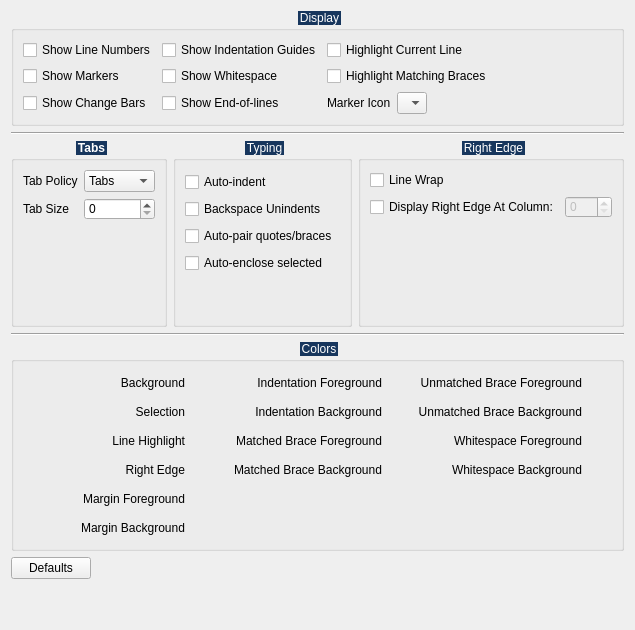
     <widget class="QWidget" name="generalTab">
      <attribute name="title">
       <string>General</string>
      </attribute>
      <layout class="QVBoxLayout" name="verticalLayout_3">
       <item>
        <layout class="QHBoxLayout" name="horizontalLayout_8">
         <item>
          <widget class="QGroupBox" name="_displayGroup">
           <property name="styleSheet">
            <string notr="true">/*
QGroupBox{font-weight: bold;}
::title {
    subcontrol-origin: margin;
    subcontrol-position: top center; /* position at the top center 
}
*/
QGroupBox::title  {
    subcontrol-origin: margin;
    subcontrol-position: top center;
    padding: 4px 8000px 4px 8000px;
    background-color: #FF17365D;
    color: rgb(255, 255, 255);
}</string>
           </property>
           <property name="title">
            <string>Display</string>
           </property>
           <property name="flat">
            <bool>false</bool>
           </property>
           <layout class="QHBoxLayout" name="horizontalLayout_7">
            <item>
             <layout class="QGridLayout" name="gridLayout_4">
              <item row="1" column="0">
               <widget class="QCheckBox" name="_markersCheck">
                <property name="text">
                 <string>Show Markers</string>
                </property>
               </widget>
              </item>
              <item row="0" column="0">
               <widget class="QCheckBox" name="_lineNumbersCheck">
                <property name="text">
                 <string>Show Line Numbers</string>
                </property>
               </widget>
              </item>
              <item row="2" column="0">
               <widget class="QCheckBox" name="_changeBarsCheck">
                <property name="text">
                 <string>Show Change Bars</string>
                </property>
               </widget>
              </item>
              <item row="2" column="1">
               <widget class="QCheckBox" name="_eolCheck">
                <property name="text">
                 <string>Show End-of-lines</string>
                </property>
               </widget>
              </item>
              <item row="0" column="2">
               <widget class="QCheckBox" name="_highlightCheck">
                <property name="text">
                 <string>Highlight Current Line</string>
                </property>
               </widget>
              </item>
              <item row="1" column="2">
               <widget class="QCheckBox" name="_matchCheck">
                <property name="text">
                 <string>Highlight Matching Braces</string>
                </property>
               </widget>
              </item>
              <item row="0" column="1">
               <widget class="QCheckBox" name="_indentationCheck">
                <property name="text">
                 <string>Show Indentation Guides</string>
                </property>
               </widget>
              </item>
              <item row="1" column="1">
               <widget class="QCheckBox" name="_whitespaceCheck">
                <property name="text">
                 <string>Show Whitespace</string>
                </property>
               </widget>
              </item>
              <item row="2" column="2">
               <layout class="QHBoxLayout" name="horizontalLayout_10">
                <item>
                 <widget class="QLabel" name="label">
                  <property name="text">
                   <string>Marker Icon</string>
                  </property>
                 </widget>
                </item>
                <item>
                 <widget class="QComboBox" name="_markerCombo">
                  <property name="maximumSize">
                   <size>
                    <width>60</width>
                    <height>16777215</height>
                   </size>
                  </property>
                  <item>
                   <property name="text">
                    <string/>
                   </property>
                   <property name="icon">
                    <iconset resource="../icons/textedit_icons.qrc">
                     <normaloff>:/textedit/greenCircle</normaloff>:/textedit/greenCircle</iconset>
                   </property>
                  </item>
                  <item>
                   <property name="text">
                    <string/>
                   </property>
                   <property name="icon">
                    <iconset resource="../icons/textedit_icons.qrc">
                     <normaloff>:/textedit/yellowCircle</normaloff>:/textedit/yellowCircle</iconset>
                   </property>
                  </item>
                  <item>
                   <property name="text">
                    <string/>
                   </property>
                   <property name="icon">
                    <iconset resource="../icons/textedit_icons.qrc">
                     <normaloff>:/textedit/redCircle</normaloff>:/textedit/redCircle</iconset>
                   </property>
                  </item>
                  <item>
                   <property name="text">
                    <string/>
                   </property>
                   <property name="icon">
                    <iconset resource="../icons/textedit_icons.qrc">
                     <normaloff>:/textedit/whiteFlag</normaloff>:/textedit/whiteFlag</iconset>
                   </property>
                  </item>
                  <item>
                   <property name="text">
                    <string/>
                   </property>
                   <property name="icon">
                    <iconset resource="../icons/textedit_icons.qrc">
                     <normaloff>:/textedit/greenFlag</normaloff>:/textedit/greenFlag</iconset>
                   </property>
                  </item>
                  <item>
                   <property name="text">
                    <string/>
                   </property>
                   <property name="icon">
                    <iconset resource="../icons/textedit_icons.qrc">
                     <normaloff>:/textedit/yellowFlag</normaloff>:/textedit/yellowFlag</iconset>
                   </property>
                  </item>
                  <item>
                   <property name="text">
                    <string/>
                   </property>
                   <property name="icon">
                    <iconset resource="../icons/textedit_icons.qrc">
                     <normaloff>:/textedit/redFlag</normaloff>:/textedit/redFlag</iconset>
                   </property>
                  </item>
                  <item>
                   <property name="text">
                    <string/>
                   </property>
                   <property name="icon">
                    <iconset resource="../icons/textedit_icons.qrc">
                     <normaloff>:/textedit/rightArrow</normaloff>:/textedit/rightArrow</iconset>
                   </property>
                  </item>
                  <item>
                   <property name="text">
                    <string/>
                   </property>
                   <property name="icon">
                    <iconset resource="../icons/textedit_icons.qrc">
                     <normaloff>:/textedit/leftArrow</normaloff>:/textedit/leftArrow</iconset>
                   </property>
                  </item>
                  <item>
                   <property name="text">
                    <string/>
                   </property>
                   <property name="icon">
                    <iconset resource="../icons/textedit_icons.qrc">
                     <normaloff>:/textedit/check</normaloff>:/textedit/check</iconset>
                   </property>
                  </item>
                  <item>
                   <property name="text">
                    <string/>
                   </property>
                   <property name="icon">
                    <iconset resource="../icons/textedit_icons.qrc">
                     <normaloff>:/textedit/warning</normaloff>:/textedit/warning</iconset>
                   </property>
                  </item>
                  <item>
                   <property name="text">
                    <string/>
                   </property>
                   <property name="icon">
                    <iconset resource="../icons/textedit_icons.qrc">
                     <normaloff>:/textedit/error</normaloff>:/textedit/error</iconset>
                   </property>
                  </item>
                 </widget>
                </item>
                <item>
                 <spacer name="horizontalSpacer_10">
                  <property name="orientation">
                   <enum>Qt::Horizontal</enum>
                  </property>
                  <property name="sizeHint" stdset="0">
                   <size>
                    <width>40</width>
                    <height>20</height>
                   </size>
                  </property>
                 </spacer>
                </item>
               </layout>
              </item>
             </layout>
            </item>
           </layout>
          </widget>
         </item>
        </layout>
       </item>
       <item>
        <widget class="Line" name="line_2">
         <property name="orientation">
          <enum>Qt::Horizontal</enum>
         </property>
        </widget>
       </item>
       <item>
        <layout class="QHBoxLayout" name="horizontalLayout_5">
         <item>
          <widget class="QGroupBox" name="_tabsGroup">
           <property name="font">
            <font>
             <bold>true</bold>
            </font>
           </property>
           <property name="styleSheet">
            <string notr="true">/*
QGroupBox {
	font-weight: bold;
}
::title {
   subcontrol-origin: margin;
   subcontrol-position: top center; 
}
*/
QGroupBox::title  {
    subcontrol-origin: margin;
    subcontrol-position: top center;
    padding: 4px 8000px 4px 8000px;
    background-color: #FF17365D;
    color: rgb(255, 255, 255);
}</string>
           </property>
           <property name="title">
            <string>Tabs</string>
           </property>
           <property name="alignment">
            <set>Qt::AlignLeading|Qt::AlignLeft|Qt::AlignVCenter</set>
           </property>
           <property name="flat">
            <bool>false</bool>
           </property>
           <layout class="QGridLayout" name="gridLayout_2">
            <item row="1" column="1">
             <widget class="QSpinBox" name="_tabSizeSpin"/>
            </item>
            <item row="0" column="1">
             <widget class="QComboBox" name="_tabPolicyCombo">
              <property name="sizeAdjustPolicy">
               <enum>QComboBox::AdjustToContents</enum>
              </property>
              <item>
               <property name="text">
                <string>Tabs</string>
               </property>
              </item>
              <item>
               <property name="text">
                <string>Spaces</string>
               </property>
              </item>
             </widget>
            </item>
            <item row="0" column="0">
             <widget class="QLabel" name="_tabPolicyLabel">
              <property name="text">
               <string>Tab Policy</string>
              </property>
             </widget>
            </item>
            <item row="1" column="0">
             <widget class="QLabel" name="_tabSizeLabel">
              <property name="text">
               <string>Tab Size</string>
              </property>
             </widget>
            </item>
            <item row="2" column="1">
             <spacer name="verticalSpacer_5">
              <property name="orientation">
               <enum>Qt::Vertical</enum>
              </property>
              <property name="sizeHint" stdset="0">
               <size>
                <width>20</width>
                <height>40</height>
               </size>
              </property>
             </spacer>
            </item>
           </layout>
          </widget>
         </item>
         <item>
          <widget class="QGroupBox" name="_typingGroup">
           <property name="styleSheet">
            <string notr="true">/*
QGroupBox{font-weight: bold;}
::title {
    subcontrol-origin: margin;
    subcontrol-position: top center; 
}
*/
QGroupBox::title  {
    subcontrol-origin: margin;
    subcontrol-position: top center;
    padding: 4px 8000px 4px 8000px;
    background-color: #FF17365D;
    color: rgb(255, 255, 255);
}</string>
           </property>
           <property name="title">
            <string>Typing</string>
           </property>
           <property name="flat">
            <bool>false</bool>
           </property>
           <layout class="QVBoxLayout" name="verticalLayout_6">
            <property name="spacing">
             <number>7</number>
            </property>
            <property name="topMargin">
             <number>11</number>
            </property>
            <property name="rightMargin">
             <number>11</number>
            </property>
            <property name="bottomMargin">
             <number>11</number>
            </property>
            <item>
             <widget class="QCheckBox" name="_autoIndentCheck">
              <property name="text">
               <string>Auto-indent</string>
              </property>
             </widget>
            </item>
            <item>
             <widget class="QCheckBox" name="_unindentCheck">
              <property name="text">
               <string>Backspace Unindents</string>
              </property>
             </widget>
            </item>
            <item>
             <widget class="QCheckBox" name="_autoPairCheck">
              <property name="text">
               <string>Auto-pair quotes/braces</string>
              </property>
             </widget>
            </item>
            <item>
             <widget class="QCheckBox" name="_autoEncloseCheck">
              <property name="text">
               <string>Auto-enclose selected</string>
              </property>
             </widget>
            </item>
            <item>
             <spacer name="verticalSpacer_3">
              <property name="orientation">
               <enum>Qt::Vertical</enum>
              </property>
              <property name="sizeHint" stdset="0">
               <size>
                <width>20</width>
                <height>40</height>
               </size>
              </property>
             </spacer>
            </item>
           </layout>
          </widget>
         </item>
         <item>
          <widget class="QGroupBox" name="_textWrappingGroup">
           <property name="styleSheet">
            <string notr="true">/*
QGroupBox{font-weight: bold;}
::title {
    subcontrol-origin: margin;
    subcontrol-position: top center; 
}
*/
QGroupBox::title  {
    subcontrol-origin: margin;
    subcontrol-position: top center;
    padding: 4px 8000px 4px 8000px;
    background-color: #FF17365D;
    color: rgb(255, 255, 255);
}</string>
           </property>
           <property name="title">
            <string>Right Edge</string>
           </property>
           <property name="flat">
            <bool>false</bool>
           </property>
           <layout class="QVBoxLayout" name="verticalLayout_2">
            <property name="sizeConstraint">
             <enum>QLayout::SetDefaultConstraint</enum>
            </property>
            <item>
             <widget class="QCheckBox" name="_lineWrapCheck">
              <property name="text">
               <string>Line Wrap</string>
              </property>
             </widget>
            </item>
            <item>
             <layout class="QHBoxLayout" name="horizontalLayout_6">
              <item>
               <widget class="QCheckBox" name="_rightEdgeCheck">
                <property name="text">
                 <string>Display Right Edge At Column:</string>
                </property>
               </widget>
              </item>
              <item>
               <widget class="QSpinBox" name="_rightEdgeSpin">
                <property name="enabled">
                 <bool>false</bool>
                </property>
                <property name="maximum">
                 <number>999</number>
                </property>
               </widget>
              </item>
             </layout>
            </item>
            <item>
             <spacer name="verticalSpacer_6">
              <property name="orientation">
               <enum>Qt::Vertical</enum>
              </property>
              <property name="sizeHint" stdset="0">
               <size>
                <width>20</width>
                <height>40</height>
               </size>
              </property>
             </spacer>
            </item>
           </layout>
          </widget>
         </item>
        </layout>
       </item>
       <item>
        <widget class="Line" name="line">
         <property name="orientation">
          <enum>Qt::Horizontal</enum>
         </property>
        </widget>
       </item>
       <item>
        <layout class="QHBoxLayout" name="horizontalLayout_9">
         <item>
          <widget class="QGroupBox" name="_colorsGroup">
           <property name="styleSheet">
            <string notr="true">/*
QGroupBox{font-weight: bold;}
::title {
    subcontrol-origin: margin;
    subcontrol-position: top center;
}
*/
QGroupBox::title  {
    subcontrol-origin: margin;
    subcontrol-position: top center;
    padding: 4px 8000px 4px 8000px;
    background-color: #FF17365D;
    color: rgb(255, 255, 255);
}</string>
           </property>
           <property name="title">
            <string>Colors</string>
           </property>
           <property name="flat">
            <bool>false</bool>
           </property>
           <layout class="QHBoxLayout" name="horizontalLayout_4">
            <item>
             <layout class="QGridLayout" name="gridLayout_3">
              <item row="3" column="6">
               <widget class="colorButton" name="_whitespaceBgButton">
                <property name="text">
                 <string/>
                </property>
                <property name="autoRaise">
                 <bool>true</bool>
                </property>
               </widget>
              </item>
              <item row="3" column="2">
               <widget class="colorButton" name="_rightEdgeButton">
                <property name="text">
                 <string/>
                </property>
                <property name="autoRaise">
                 <bool>true</bool>
                </property>
               </widget>
              </item>
              <item row="2" column="5">
               <widget class="QLabel" name="_whitespaceFgLabel">
                <property name="text">
                 <string>Whitespace Foreground</string>
                </property>
                <property name="alignment">
                 <set>Qt::AlignRight|Qt::AlignTrailing|Qt::AlignVCenter</set>
                </property>
               </widget>
              </item>
              <item row="1" column="6">
               <widget class="colorButton" name="_unmatchedBgButton">
                <property name="text">
                 <string/>
                </property>
                <property name="autoRaise">
                 <bool>true</bool>
                </property>
               </widget>
              </item>
              <item row="2" column="6">
               <widget class="colorButton" name="_whitespaceFgButton">
                <property name="text">
                 <string/>
                </property>
                <property name="autoRaise">
                 <bool>true</bool>
                </property>
               </widget>
              </item>
              <item row="0" column="2">
               <widget class="colorButton" name="_bgButton">
                <property name="text">
                 <string/>
                </property>
                <property name="autoRaise">
                 <bool>true</bool>
                </property>
               </widget>
              </item>
              <item row="1" column="2">
               <widget class="colorButton" name="_selectionButton">
                <property name="text">
                 <string/>
                </property>
                <property name="autoRaise">
                 <bool>true</bool>
                </property>
               </widget>
              </item>
              <item row="2" column="2">
               <widget class="colorButton" name="_highlightButton">
                <property name="text">
                 <string/>
                </property>
                <property name="autoRaise">
                 <bool>true</bool>
                </property>
               </widget>
              </item>
              <item row="0" column="6">
               <widget class="colorButton" name="_unmatchedFgButton">
                <property name="text">
                 <string/>
                </property>
                <property name="autoRaise">
                 <bool>true</bool>
                </property>
               </widget>
              </item>
              <item row="3" column="5">
               <widget class="QLabel" name="_whitespaceBgLabel">
                <property name="text">
                 <string>Whitespace Background</string>
                </property>
                <property name="alignment">
                 <set>Qt::AlignRight|Qt::AlignTrailing|Qt::AlignVCenter</set>
                </property>
               </widget>
              </item>
              <item row="1" column="5">
               <widget class="QLabel" name="_unmatchedBgLabel">
                <property name="text">
                 <string>Unmatched Brace Background</string>
                </property>
                <property name="alignment">
                 <set>Qt::AlignRight|Qt::AlignTrailing|Qt::AlignVCenter</set>
                </property>
               </widget>
              </item>
              <item row="0" column="5">
               <widget class="QLabel" name="_unmatchedFgLabel">
                <property name="text">
                 <string>Unmatched Brace Foreground</string>
                </property>
                <property name="alignment">
                 <set>Qt::AlignRight|Qt::AlignTrailing|Qt::AlignVCenter</set>
                </property>
               </widget>
              </item>
              <item row="0" column="0">
               <widget class="QLabel" name="_bgLabel">
                <property name="text">
                 <string>Background</string>
                </property>
                <property name="alignment">
                 <set>Qt::AlignRight|Qt::AlignTrailing|Qt::AlignVCenter</set>
                </property>
               </widget>
              </item>
              <item row="2" column="0">
               <widget class="QLabel" name="_highlightLabel">
                <property name="text">
                 <string>Line Highlight</string>
                </property>
                <property name="alignment">
                 <set>Qt::AlignRight|Qt::AlignTrailing|Qt::AlignVCenter</set>
                </property>
               </widget>
              </item>
              <item row="3" column="0">
               <widget class="QLabel" name="_rightEdgeLabel">
                <property name="text">
                 <string>Right Edge</string>
                </property>
                <property name="alignment">
                 <set>Qt::AlignRight|Qt::AlignTrailing|Qt::AlignVCenter</set>
                </property>
               </widget>
              </item>
              <item row="1" column="0">
               <widget class="QLabel" name="_selectionLabel">
                <property name="text">
                 <string>Selection</string>
                </property>
                <property name="alignment">
                 <set>Qt::AlignRight|Qt::AlignTrailing|Qt::AlignVCenter</set>
                </property>
               </widget>
              </item>
              <item row="4" column="0">
               <widget class="QLabel" name="_marginFgLabel">
                <property name="text">
                 <string>Margin Foreground</string>
                </property>
                <property name="alignment">
                 <set>Qt::AlignRight|Qt::AlignTrailing|Qt::AlignVCenter</set>
                </property>
               </widget>
              </item>
              <item row="4" column="2">
               <widget class="colorButton" name="_marginFgButton">
                <property name="text">
                 <string/>
                </property>
                <property name="autoRaise">
                 <bool>true</bool>
                </property>
               </widget>
              </item>
              <item row="5" column="0">
               <widget class="QLabel" name="_marginBgLabel">
                <property name="frameShape">
                 <enum>QFrame::NoFrame</enum>
                </property>
                <property name="text">
                 <string>Margin Background</string>
                </property>
                <property name="alignment">
                 <set>Qt::AlignRight|Qt::AlignTrailing|Qt::AlignVCenter</set>
                </property>
               </widget>
              </item>
              <item row="0" column="3">
               <widget class="QLabel" name="_indentationFgLabel">
                <property name="text">
                 <string>Indentation Foreground</string>
                </property>
                <property name="alignment">
                 <set>Qt::AlignRight|Qt::AlignTrailing|Qt::AlignVCenter</set>
                </property>
               </widget>
              </item>
              <item row="0" column="4">
               <widget class="colorButton" name="_indentationFgButton">
                <property name="text">
                 <string/>
                </property>
                <property name="autoRaise">
                 <bool>true</bool>
                </property>
               </widget>
              </item>
              <item row="1" column="3">
               <widget class="QLabel" name="_indentationBgLabel">
                <property name="text">
                 <string>Indentation Background</string>
                </property>
                <property name="alignment">
                 <set>Qt::AlignRight|Qt::AlignTrailing|Qt::AlignVCenter</set>
                </property>
               </widget>
              </item>
              <item row="1" column="4">
               <widget class="colorButton" name="_indentationBgButton">
                <property name="text">
                 <string/>
                </property>
                <property name="autoRaise">
                 <bool>true</bool>
                </property>
               </widget>
              </item>
              <item row="2" column="3">
               <widget class="QLabel" name="_matchedFgLabel">
                <property name="text">
                 <string>Matched Brace Foreground</string>
                </property>
                <property name="alignment">
                 <set>Qt::AlignRight|Qt::AlignTrailing|Qt::AlignVCenter</set>
                </property>
               </widget>
              </item>
              <item row="2" column="4">
               <widget class="colorButton" name="_matchedFgButton">
                <property name="text">
                 <string/>
                </property>
                <property name="autoRaise">
                 <bool>true</bool>
                </property>
               </widget>
              </item>
              <item row="3" column="3">
               <widget class="QLabel" name="_matchedBgLabel">
                <property name="text">
                 <string>Matched Brace Background</string>
                </property>
                <property name="alignment">
                 <set>Qt::AlignRight|Qt::AlignTrailing|Qt::AlignVCenter</set>
                </property>
               </widget>
              </item>
              <item row="5" column="2">
               <widget class="colorButton" name="_marginBgButton">
                <property name="text">
                 <string/>
                </property>
                <property name="autoRaise">
                 <bool>true</bool>
                </property>
               </widget>
              </item>
              <item row="3" column="4">
               <widget class="colorButton" name="_matchedBgButton">
                <property name="text">
                 <string/>
                </property>
                <property name="autoRaise">
                 <bool>true</bool>
                </property>
               </widget>
              </item>
             </layout>
            </item>
           </layout>
          </widget>
         </item>
        </layout>
       </item>
       <item>
        <layout class="QHBoxLayout" name="horizontalLayout_11">
         <item>
          <widget class="QPushButton" name="_genDefaultsButton">
           <property name="text">
            <string>Defaults</string>
           </property>
          </widget>
         </item>
         <item>
          <spacer name="horizontalSpacer_3">
           <property name="orientation">
            <enum>Qt::Horizontal</enum>
           </property>
           <property name="sizeHint" stdset="0">
            <size>
             <width>40</width>
             <height>20</height>
            </size>
           </property>
          </spacer>
         </item>
        </layout>
       </item>
       <item>
        <spacer name="verticalSpacer_4">
         <property name="orientation">
          <enum>Qt::Vertical</enum>
         </property>
         <property name="sizeHint" stdset="0">
          <size>
           <width>20</width>
           <height>40</height>
          </size>
         </property>
        </spacer>
       </item>
      </layout>
     </widget>
